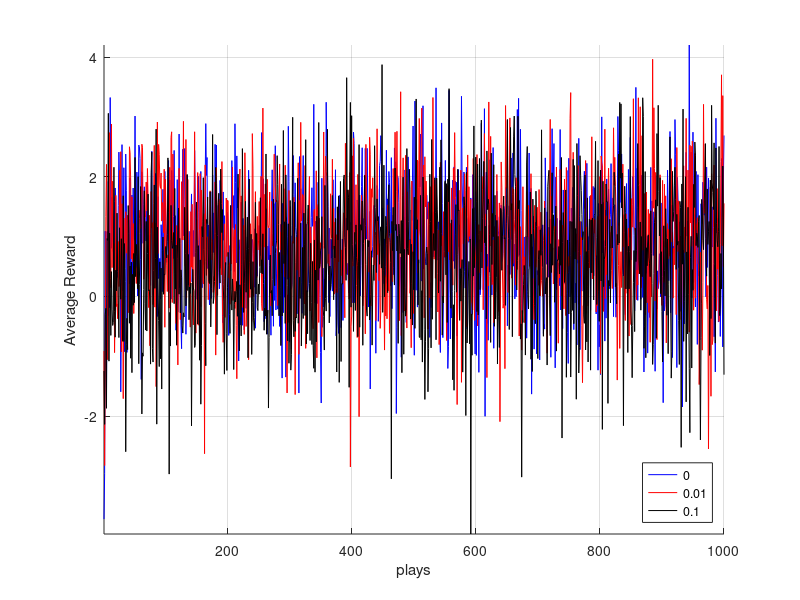
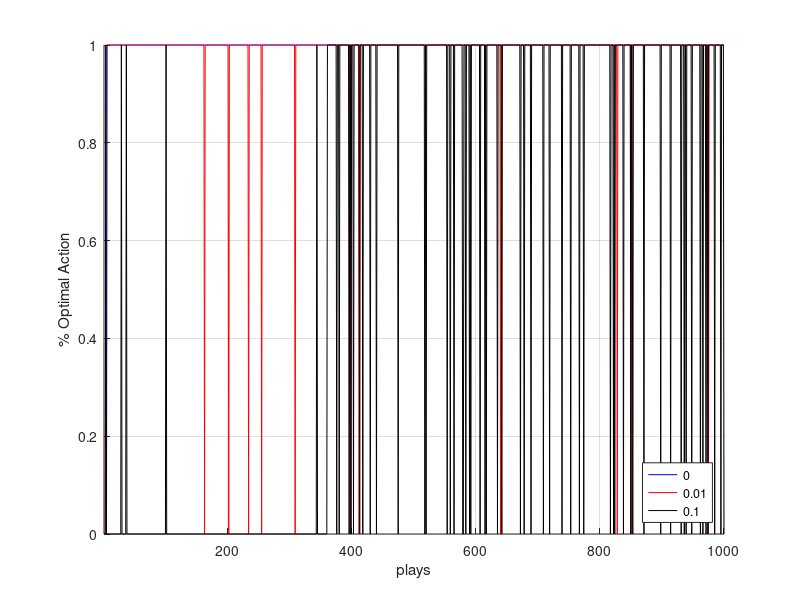
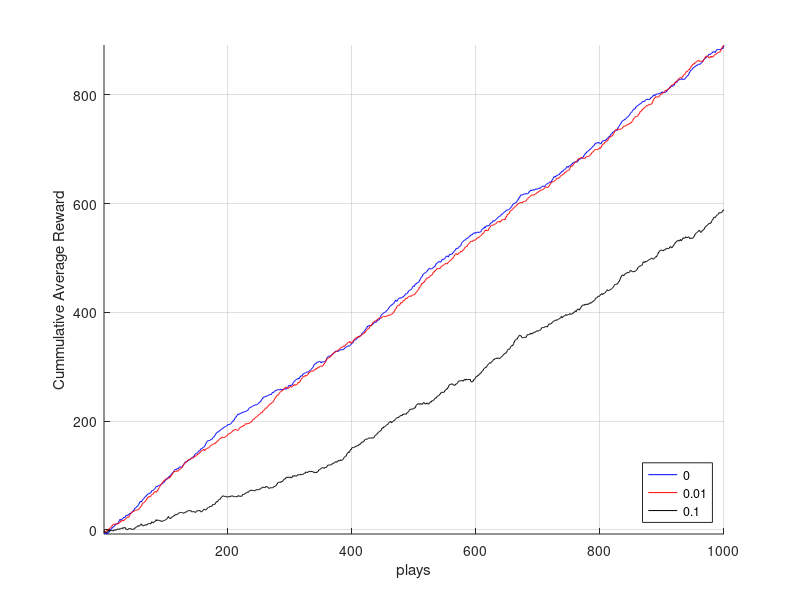
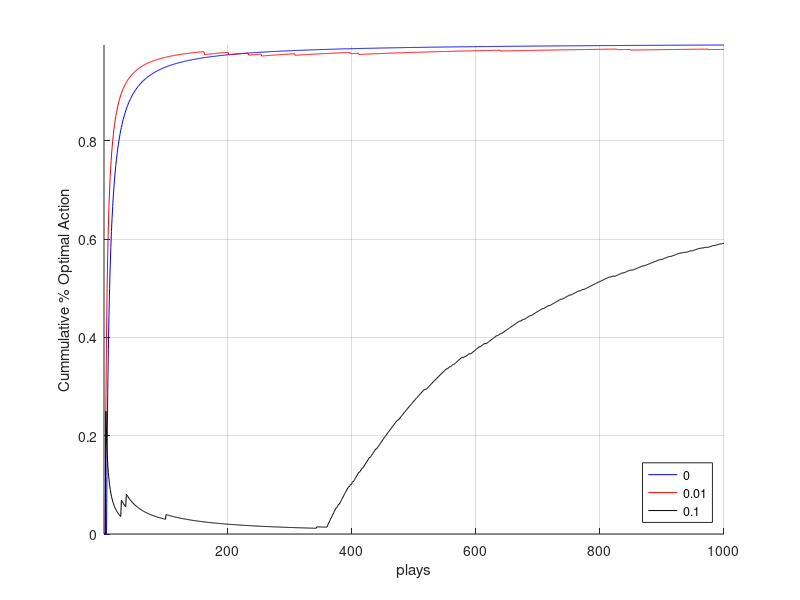

Recreate these plots in MATLAB, in order.
function [] = n_armed_testbed(nB,nA,nP,sigma)
% 
% Generates the 10-armed bandit testbed.
% 
% Inputs: 
%   nB: the number of bandits
%   nA: the number of arms
%   nP: the number of plays (times we will pull a arm)
%   sigma: the standard deviation of the return from each of the arms
% 
% Written by:
% -- 
% John L. Weatherwax                2007-11-13
% 
% email: wax@alum.mit.edu
% 
% Please send comments and especially bug reports to the
% above email address.
% 
%-----

%close all; 
%clc; 
%clear; 

if( nargin<1 ) % the number of bandits: 
  nB = 1;  
end
if( nargin<2 ) % the number of arms: 
  nA = 10; 
end
if( nargin<3 ) % the number of plays (times we will pull a arm):
  nP = 1000; 
end
if( nargin<4 ) % the standard deviation of the return from each of the arms: 
  sigma = 1.0; 
end

randn('seed',0); 

% generate the TRUE reward Q^{\star}: 
qStarMeans = mvnrnd( zeros(nB,nA), eye(nA) ); 

% run an experiment for each epsilon:
% 0 => fully greedy
% 1 => explore on each trial
epsArray = [ 0, 0.01, 0.1 ]; %, 1 ]; 

% assume we have at least ONE draw from each "arm" (initialize with use the qStarMeans matrix):
qT0 = mvnrnd( qStarMeans, eye(nA) );

avgReward    = zeros(length(epsArray),nP); 
perOptAction = zeros(length(epsArray),nP); 
cumReward    = zeros(length(epsArray),nP); 
cumProb      = zeros(length(epsArray),nP); 
for ei=1:length(epsArray), 
  tEps = epsArray(ei); 

  %qT = qT0;  % <- initialize to one draw per arm 
  qT = zeros(size(qT0));  % <- initialize to zero draws per arm (no knowledge)
  qN = ones( nB, nA ); % keep track of the number draws on this arm 
  qS = qT;             % keep track of the SUM of the rewards (qT = qS./qN) 

  allRewards      = zeros(nB,nP); 
  pickedMaxAction = zeros(nB,nP); 
  for bi=1:nB, % pick a bandit
    for pi=1:nP, % make a play
      % determine if this move is exploritory or greedy: 
      if( rand(1) <= tEps ) % pick a RANDOM arm: 
        [dum,arm] = histc(rand(1),linspace(0,1+eps,nA+1)); clear dum; 
      else                  % pick the GREEDY arm:
        [dum,arm] = max( qT(bi,:) ); clear dum; 
      end
      % determine if the arm selected is the best possible: 
      [dum,bestArm] = max( qStarMeans(bi,:) ); 
      if( arm==bestArm ) pickedMaxAction(bi,pi) = 1; end
      % get the reward from drawing on that arm: 
      reward = qStarMeans(bi,arm) + sigma*randn(1); %introduce some noise, or the pure greedy approach would be the best
      allRewards(bi,pi) = reward; 
      % update qN,qS,qT: 
      qN(bi,arm) = qN(bi,arm)+1;
      qS(bi,arm) = qS(bi,arm)+reward; 
      qT(bi,arm) = qS(bi,arm)/qN(bi,arm); 
    end
  end

  avgRew          = mean(allRewards,1);
  avgReward(ei,:) = avgRew(:).'; 
  percentOptAction   = mean(pickedMaxAction,1);
  perOptAction(ei,:) = percentOptAction(:).';
  csAR            = cumsum(allRewards,2); % do a cummulative sum across plays for each bandit
  csRew           = mean(csAR,1);
  cumReward(ei,:) = csRew(:).';
  csPA          = cumsum(pickedMaxAction,2)./cumsum(ones(size(pickedMaxAction)),2);
  csProb        = mean(csPA,1);
  cumProb(ei,:) = csProb(:).';
end

% produce the average rewards plot: 
% 
figure; hold on; clrStr = 'brkc'; all_hnds = []; 
for ei=1:length(epsArray),
  %all_hnds(ei) = plot( [ 0, avgReward(ei,:) ], [clrStr(ei)] ); 
  all_hnds(ei) = plot( 1:nP, avgReward(ei,:), [clrStr(ei),'-'] ); 
end 
legend( all_hnds, { '0', '0.01', '0.1' }, 'Location', 'SouthEast' ); 
axis tight; grid on; 
xlabel( 'plays' ); ylabel( 'Average Reward' ); 

% produce the percent optimal action plot: 
% 
figure; hold on; clrStr = 'brkc'; all_hnds = []; 
for ei=1:length(epsArray),
  %all_hnds(ei) = plot( [ 0, avgReward(ei,:) ], [clrStr(ei)] ); 
  all_hnds(ei) = plot( 1:nP, perOptAction(ei,:), [clrStr(ei),'-'] ); 
end 
legend( all_hnds, { '0', '0.01', '0.1' }, 'Location', 'SouthEast' ); 
axis( [ 0, nP, 0, 1 ] ); axis tight; grid on; 
xlabel( 'plays' ); ylabel( '% Optimal Action' );

% produce the cummulative average rewards plot: 
% 
figure; hold on; clrStr = 'brkc'; all_hnds = []; 
for ei=1:length(epsArray),
  all_hnds(ei) = plot( 1:nP, cumReward(ei,:), [clrStr(ei),'-'] ); 
end 
legend( all_hnds, { '0', '0.01', '0.1' }, 'Location', 'SouthEast' ); 
axis tight; grid on; 
xlabel( 'plays' ); ylabel( 'Cummulative Average Reward' ); 

% produce the cummulative percent optimal action plot: 
% 
figure; hold on; clrStr = 'brkc'; all_hnds = []; 
for ei=1:length(epsArray),
  all_hnds(ei) = plot( 1:nP, cumProb(ei,:), [clrStr(ei),'-'] ); 
end 
legend( all_hnds, { '0', '0.01', '0.1' }, 'Location', 'SouthEast' ); 
axis( [ 0, nP, 0, 1 ] ); axis tight; grid on; 
xlabel( 'plays' ); ylabel( 'Cummulative % Optimal Action' );